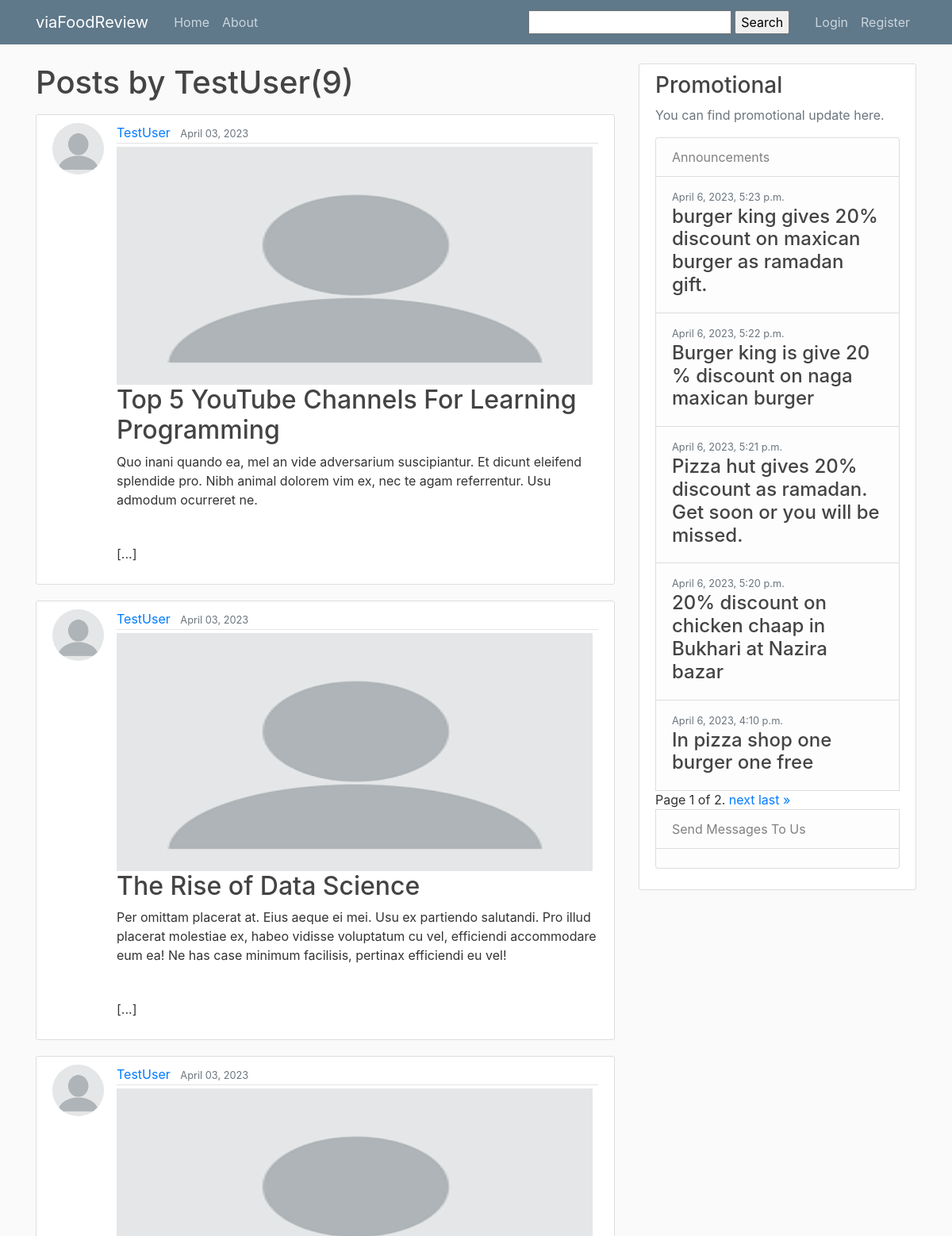
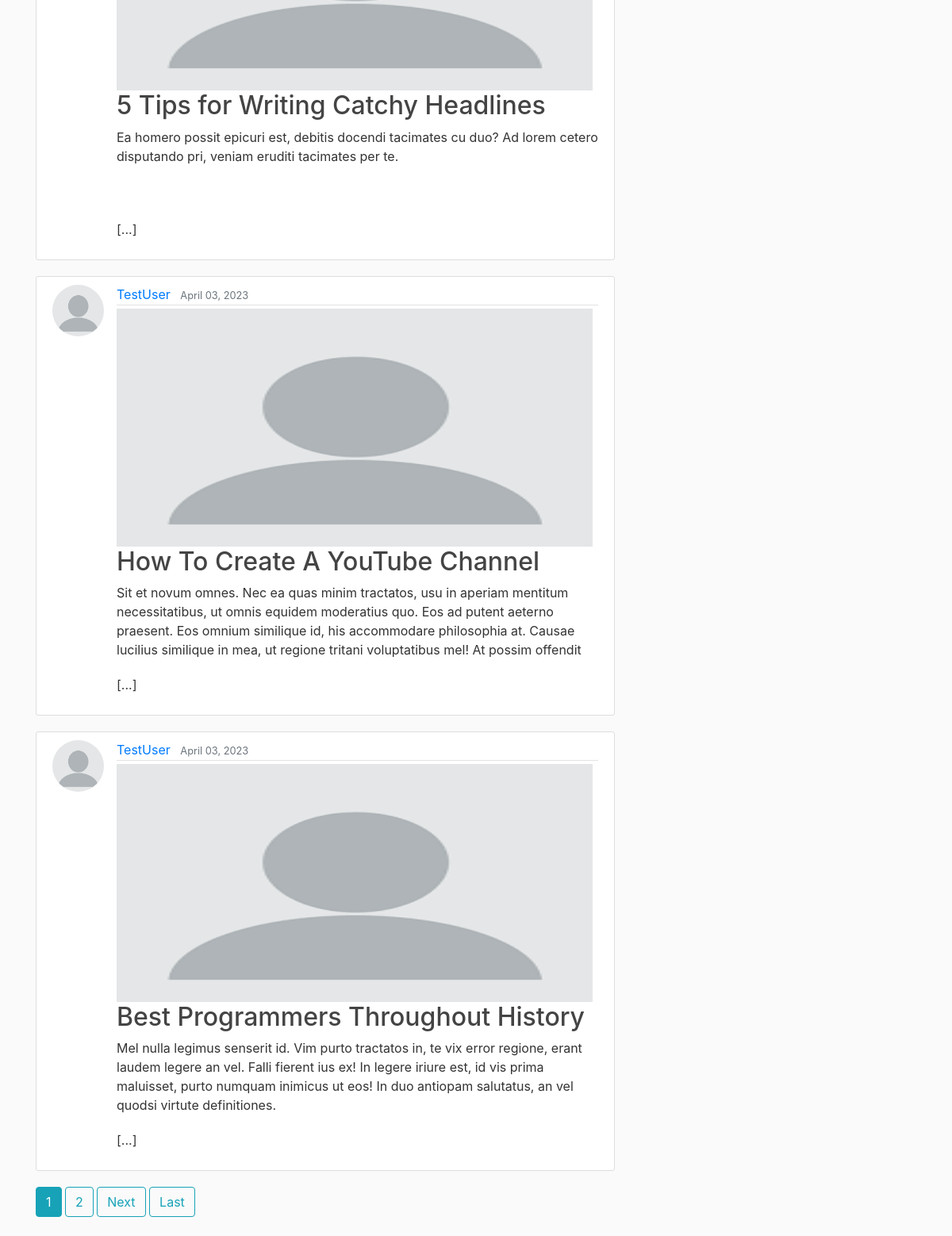
Page /user/TestUser on the committed database (2 pictures, top to bottom).
### blog/models.py (models this page shows, shortened)
class Post(models.Model):
    title = models.CharField(max_length=100)
    content = models.TextField()
    post_images = models.ImageField(default='pizza.jpg',upload_to = 'post_images')
    date_posted = models.DateTimeField(default=timezone.now)
    author = models.ForeignKey(User,on_delete=models.CASCADE)

### users/models.py (models this page shows, shortened)
class Profile(models.Model):
    user = models.OneToOneField(User, on_delete=models.CASCADE)
    image = models.ImageField(default='default.jpg',upload_to='profile_pics')

### announcement/models.py (models this page shows, shortened)
class Announcement(models.Model):
    post_announce = models.TextField()
    date_posted = models.DateTimeField(default=timezone.now)
    author = models.ForeignKey(User,on_delete=models.CASCADE)
    class Meta:
        ordering = ['-date_posted']

### blog/views.py (the view)
# urls.py: path('user/<str:username>', UserPostListView.as_view(),name='user-posts'),
class UserPostListView(ListView):
    model = Post
    template_name = 'blog/user_posts.html'
    context_object_name = 'posts'
    paginate_by = 5
    def get_queryset(self):
        user = get_object_or_404(User,username=self.kwargs.get('username'))
        return Post.objects.filter(author=user).order_by('-date_posted')

### announcement/context_processors.py (called while the page is built)
def message_processor(request):
    announcement = Announcement.objects.all()
    paginator = Paginator(announcement, 5)
    page_number = request.GET.get('page')
    page_obj = paginator.get_page(page_number)
    return {
        'announcement' : page_obj
    }

### usermessage/context_processors.py (called while the page is built)
def message_processor(request):
    if request.method == 'POST':
        message.success(request,f'Your message has sent. We will verify it.Thanks')
    return {
    }

### blog/templates/blog/user_posts.html (shortened to what this page needs)
{% extends "blog/base.html" %}
{% block content%}
    <h1 class="mb-3">Posts by {{view.kwargs.username}}({{page_obj.paginator.count}})</h1>
    {% for post in posts %}
    <article class="media content-section">
      <img class="rounded-circle article-img" src="{{ post.author.profile.image.url}}">
      <div class="media-body">
          <div class="article-metadata">
            <a class="mr-2" href="{% url 'user-posts' post.author.username %}">{{ post.author }}</a>
            <small class="text-muted">{{ post.date_posted|date:'F d, Y' }}</small>
          </div>
          <div>
            <div style="height: 50%; width: 100%; float: none;">
                <img height="300px" width="600px" src="{{post.post_images.url}}">
                <h2><a class="article-title" href="{% url 'post-detail' post.id %}">{{ post.title }}</a></h2>
                <p style="height: 100px;overflow: hidden;text-overflow: ellipsis;" class="article-content">{{ post.content }}</p>
                <p>[...]</p>
            </div>
          </div>
        </div>
      </article>
    {% endfor %}
    {% if is_paginated %}
      {% for num in page_obj.paginator.page_range %}
        {% if page_obj.number == num %}
          <a class="btn btn-info mb-4" href="?page={{num}}">{{num}}</a>
        {% elif num > page_obj.number|add:'-3' and num < page_obj.number|add:'3' %}
          <a class="btn btn-outline-info mb-4" href="?page={{num}}">{{num}}</a>
        {% endif %}
      {% endfor %}
      {% if page_obj.has_next %}
        <a class="btn btn-outline-info mb-4" href="?page={{page_obj.next_page_number}}">Next</a>
        <a class="btn btn-outline-info mb-4" href="?page={{page_obj.paginator.num_pages}}">Last</a>
      {% endif %}
    {% endif %}
{% endblock content %}

### blog/templates/blog/base.html (shortened to what this page needs)
{% load static %}
<!DOCTYPE html>
<html lang="en">
<head>
    <link rel="stylesheet" href="https://cdn.jsdelivr.net/npm/bootstrap@4.0.0/dist/css/bootstrap.min.css">
    <link rel="stylesheet" type="text/css" href="{% static 'blog/main.css'%}">
</head>
<body >
    <header class="site-header">
        <nav class="navbar navbar-expand-md navbar-dark bg-steel fixed-top">
          <div class="container">
            <a class="navbar-brand mr-4" href="{% url 'blog-home' %}">viaFoodReview</a>
            <div class="collapse navbar-collapse" id="navbarToggle">
              <div class="navbar-nav mr-auto">
                <a class="nav-item nav-link" href="{% url 'blog-home' %}">Home</a>
                <a class="nav-item nav-link" href="{% url 'blog-about' %}">About</a>
              </div>
              <div>
                <form method='GET' class="mr-4" >
                  <input type='text' name='q' value='{{ request.GET.q }}'>
                  <input class="button" type='submit' value="Search">
                </form>
              </div>
              <div class="navbar-nav">
                {% if user.is_authenticated %}
                    <a class="nav-item nav-link" href="{% url 'post-create' %}">Create</a>
                    <a class="nav-item nav-link" href="{% url 'profile' %}">Profile</a>
                    <a class="nav-item nav-link" href="{% url 'logout' %}">Logout</a>
                {% else %}
                    <a class="nav-item nav-link" href="{% url 'login' %}">Login</a>
                    <a class="nav-item nav-link" href="{% url 'register' %}">Register</a>
                {% endif %}
              </div>
            </div>
          </div>
        </nav>
      </header>
      <main role="main" class="container">
        <div class="row">
          <div class="col-md-8">
            {%block content%} {% endblock content %}
          </div>
          {% if announcement%}
          <div class="col-md-4" style="display: inline-block;">
            <div class="content-section">
              <h3>Promotional</h3>
              <p class='text-muted'>You can find promotional update here.
                <ul class="list-group">
                  <li class="list-group-item list-group-item-light">Announcements</li>
                  {% for message in announcement %}
                  <li class="list-group-item list-group-item-light">
                    <div>
                      <small class="text-muted">{{ message.date_posted }}</small>
                    </div>
                    <h4 class="article-content">{{message.post_announce}}</h4>
                  </li>
                  {% endfor %}
                  <div class="pagination">
                    <span class="step-links">
                        <span class="current">
                            Page {{ announcement.number }} of {{ announcement.paginator.num_pages }}.
                        </span>
                        {% if announcement.has_next %}
                            <a href="?page={{ announcement.next_page_number }}">next</a>
                            <a href="?page={{ announcement.paginator.num_pages }}">last &raquo;</a>
                        {% endif %}
                    </span>
                </div>
                {%endif%}
                  <li class="list-group-item list-group-item-light">Send Messages To Us</li>
                  <li class="list-group-item list-group-item-light">
                  </li>
                </ul>
              </p>
            </div>
          </div>
        </div>
      </main>
</body>
</html>

### blog/static/blog/main.css (style rules this page uses)
body { background: #fafafa; color: #333333; margin-top: 5rem; }
h1, h2, h3, h4, h5, h6 { color: #444444; }
ul { margin: 0; }
.bg-steel { background-color: #5f788a; }
.site-header .navbar-nav .nav-link { color: #cbd5db; }
.content-section { background: #ffffff; padding: 10px 20px; border: 1px solid #dddddd; border-radius: 3px; margin-bottom: 20px; }
.article-title { color: #444444; }
.article-content { white-space: pre-line; }
.article-img { height: 65px; width: 65px; margin-right: 16px; }
.article-metadata { padding-bottom: 1px; margin-bottom: 4px; border-bottom: 1px solid #e3e3e3 }
.row { display: flex; }

### rows in the picture
Post: author.profile.image (placeholder picture), author "TestUser", date_posted "April 03, 2023", post_images (placeholder picture), title "Top 5 YouTube Channels For Learning Programming", content "Quo inani quando ea, mel an vide adversarium suscipiantur. Et dicunt eleifend splendide pro. Nibh animal dolorem vim ex, nec te agam referrentur. Usu admodum ocurreret ne.…"
Post: author.profile.image (placeholder picture), author "TestUser", date_posted "April 03, 2023", post_images (placeholder picture), title "The Rise of Data Science", content "Per omittam placerat at. Eius aeque ei mei. Usu ex partiendo salutandi. Pro illud placerat molestiae ex, habeo vidisse voluptatum cu vel, efficiendi accommodare eum ea! Ne has case minimum facilisis, pertinax efficiendi eu vel!…"
Post: author.profile.image (placeholder picture), author "TestUser", date_posted "April 03, 2023", post_images (placeholder picture), title "5 Tips for Writing Catchy Headlines", content "Ea homero possit epicuri est, debitis docendi tacimates cu duo? Ad lorem cetero disputando pri, veniam eruditi tacimates per te."
Post: author.profile.image (placeholder picture), author "TestUser", date_posted "April 03, 2023", post_images (placeholder picture), title "How To Create A YouTube Channel", content "Sit et novum omnes. Nec ea quas minim tractatos, usu in aperiam mentitum necessitatibus, ut omnis equidem moderatius quo. Eos ad putent aeterno praesent. Eos omnium similique id, his accommodare philosophia at. Causae lucilius similique in mea, ut regione tritani voluptatibus mel! At possim offendit…"
Post: author.profile.image (placeholder picture), author "TestUser", date_posted "April 03, 2023", post_images (placeholder picture), title "Best Programmers Throughout History", content "Mel nulla legimus senserit id. Vim purto tractatos in, te vix error regione, erant laudem legere an vel. Falli fierent ius ex! In legere iriure est, id vis prima maluisset, purto numquam inimicus ut eos! In duo antiopam salutatus, an vel quodsi virtute definitiones.…"
Announcement: date_posted "April 6, 2023, 5:23 p.m.", post_announce "burger king gives 20% discount on maxican burger as ramadan gift."
Announcement: date_posted "April 6, 2023, 5:22 p.m.", post_announce "Burger king is give 20 % discount on naga maxican burger"
Announcement: date_posted "April 6, 2023, 5:21 p.m.", post_announce "Pizza hut gives 20% discount as ramadan. Get soon or you will be missed."
Announcement: date_posted "April 6, 2023, 5:20 p.m.", post_announce "20% discount on chicken chaap in Bukhari at Nazira bazar"
Announcement: date_posted "April 6, 2023, 4:10 p.m.", post_announce "In pizza shop one burger one free"

### other values in the picture
{{ view.kwargs.username }} "TestUser"
{{ page_obj.paginator.count }} "9"
{{ num }} "1"
{{ num }} "2"
{{ announcement.number }} "1"
{{ announcement.paginator.num_pages }} "2"
